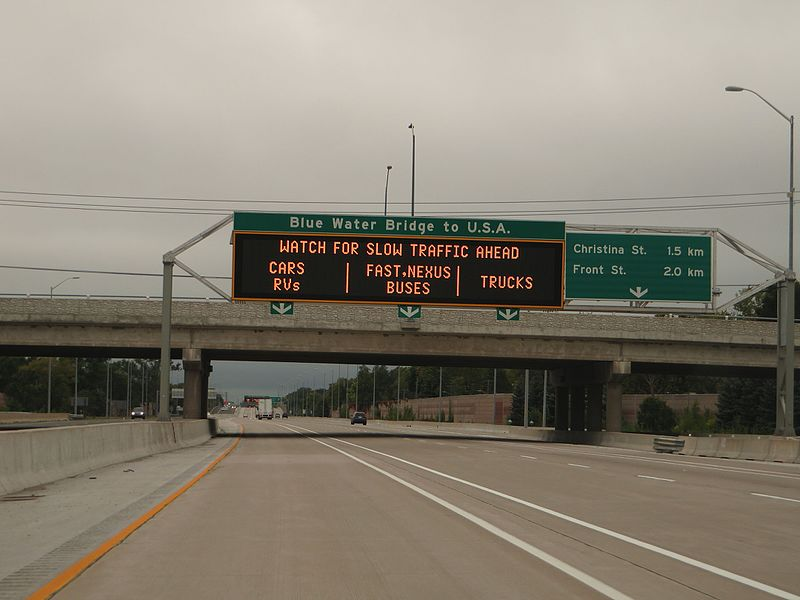
#> input picture cv_fundamentals/highway.jpg, 800 x 600 px
$ python houghLaneLines.py
#> lines starting #> are read from the running program, lines starting #| are printed output that depends on the picture; after the words box and inside, x2 and y2 are one past the last pixel; in counts of white or black regions, pixels touching at a corner belong together
import matplotlib.pyplot as plt
import matplotlib.image as mpimg
import numpy as np
import cv2

# Read in and grayscale the image
image = mpimg.imread("highway.jpg")
#> image is the input picture: shape (600, 800, 3); mean R, G, B 134.4, 127.5, 114.7
gray = cv2.cvtColor(image, cv2.COLOR_RGB2GRAY)
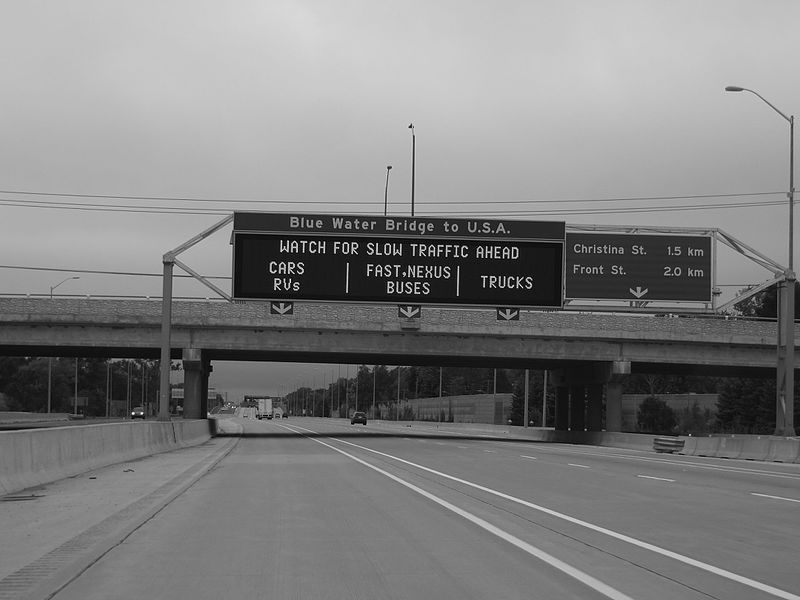
#> gray: shape (600, 800); min 0, max 254, mean 128.1

# Define a kernel size and apply Gaussian smoothing
kernel_size = 3
blur_gray = cv2.GaussianBlur(gray, (kernel_size, kernel_size), 0)

# Define our parameters for Canny and apply
low_threshold = 45
high_threshold = 135
edges = cv2.Canny(blur_gray, low_threshold, high_threshold)
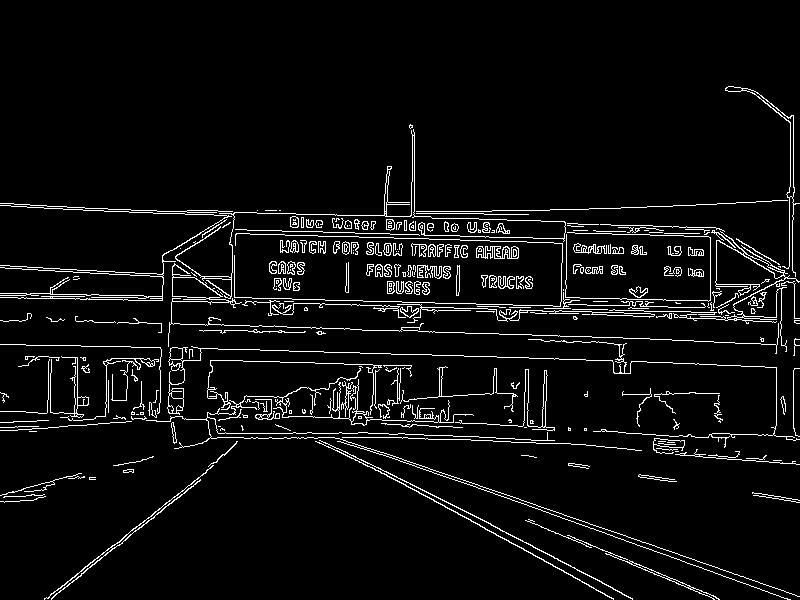
#> edges: shape (600, 800); 5.2% white in thin lines or dots, all inside (x1, y1, x2, y2) = (0, 86, 800, 600)

# Next we'll create a masked edges image using cv2.fillPoly()
mask = np.zeros_like(edges)
ignore_mask_color = 255

# This time we are defining a four sided polygon to mask
imshape = image.shape
#> imshape = (600, 800, 3)
top_left = [222, 440]
top_right = [336, 440]
bottom_right = [645, 600]
vertices = np.array([[(0, imshape[0]),(top_left[0], top_left[1]),(top_right[0], top_right[1]), (bottom_right[0], bottom_right[1])]], dtype=np.int32)
cv2.fillPoly(mask, vertices, ignore_mask_color)
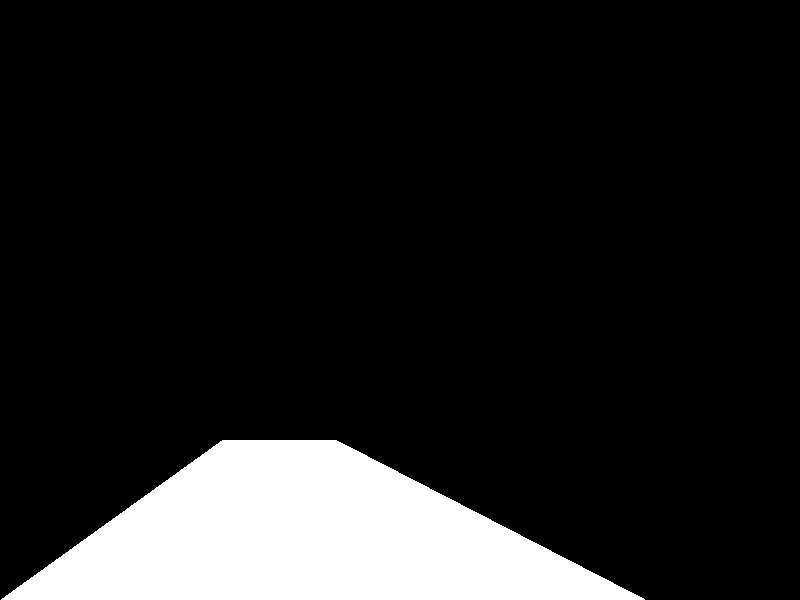
#> mask: shape (600, 800); 12.7% white; 1 white region, box (x1, y1, x2, y2) and area: (1, 440, 645, 600) 60826
masked_edges = cv2.bitwise_and(edges, mask)
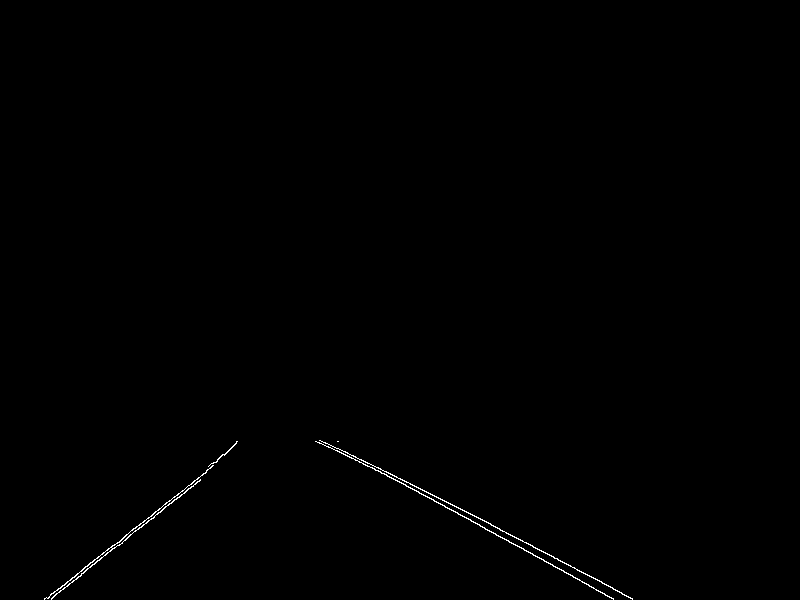
#> masked_edges: shape (600, 800); 0.3% white in thin lines or dots, all inside (x1, y1, x2, y2) = (44, 440, 633, 600)

#plt.imshow(masked_edges)
#plt.show()

# Define Hough transform parameters
# Make a blank the same size as our image to draw on
rho = 2
theta = np.pi/180
threshold = 18
min_line_length = 40
max_line_gap = 20
line_image = np.copy(image)*0 # creating a blank to draw lines on
#> line_image: shape (600, 800, 3); every value is 0

# Run Hough on edge detected image
lines = cv2.HoughLinesP(masked_edges, rho, theta, threshold, np.array([]), min_line_length, max_line_gap)
#> lines = 16 rows, first 6: [405, 484, 613, 599], [83, 568, 200, 479], [491, 525, 612, 587], [51, 598, 126, 539], [438, 498, 490, 523], [345, 451, 513, 544]

# Iterate over the output "lines" and draw lines on the blank
for line in lines:
    for x1, y1, x2, y2 in line:
        cv2.line(line_image, (x1,y1), (x2,y2), (255,0,0), 6)
#> this loop made 16 passes
#> line on passes 1 to 12: [[405, 484, 613, 599]], [[83, 568, 200, 479]], [[491, 525, 612, 587]], [[51, 598, 126, 539]], [[438, 498, 490, 523]], [[345, 451, 513, 544]], [[151, 519, 236, 443]], [[347, 456, 418, 487]], [[76, 579, 155, 511]], [[317, 442, 380, 468]], [[44, 598, 87, 566]], [[155, 515, 211, 463]]
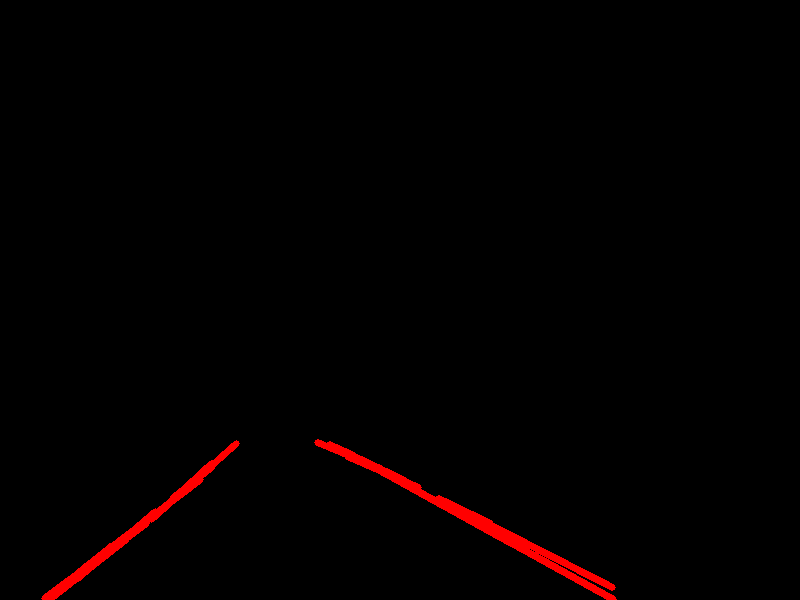
#> line_image: shape (600, 800, 3); mean R, G, B 3.3, 0, 0

# Create a "color" binary image to combine with line image
color_edges = np.dstack((edges, edges, edges))

# Draw the lines on the edge image
combo = cv2.addWeighted(color_edges, 0.8, line_image, 1, 0)
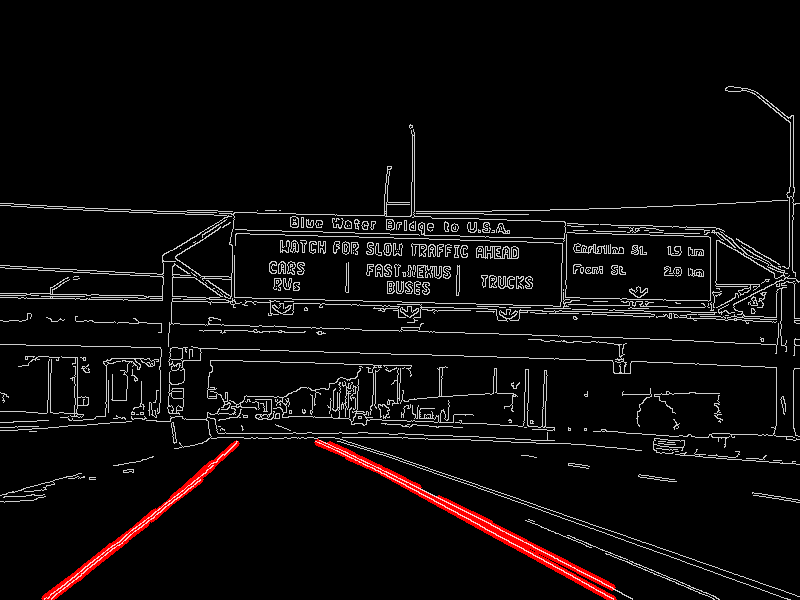
#> combo: shape (600, 800, 3); mean of channels 0, 1, 2 13.4, 10.7, 10.7; drawn as R, G, B
plt.imshow(combo)
plt.show()
